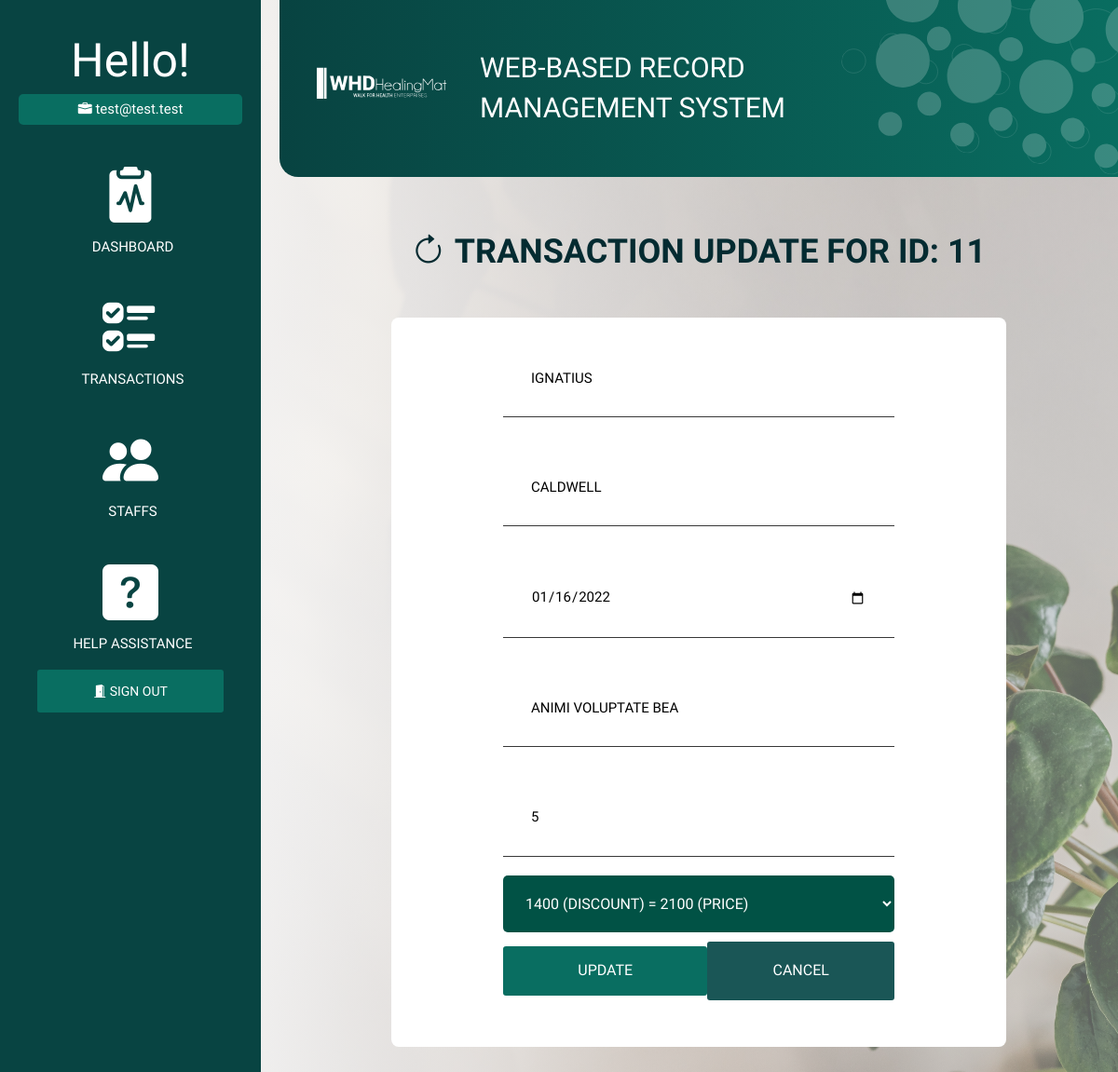
The page /transaction/11/update (signed in) on the database as committed earlier.
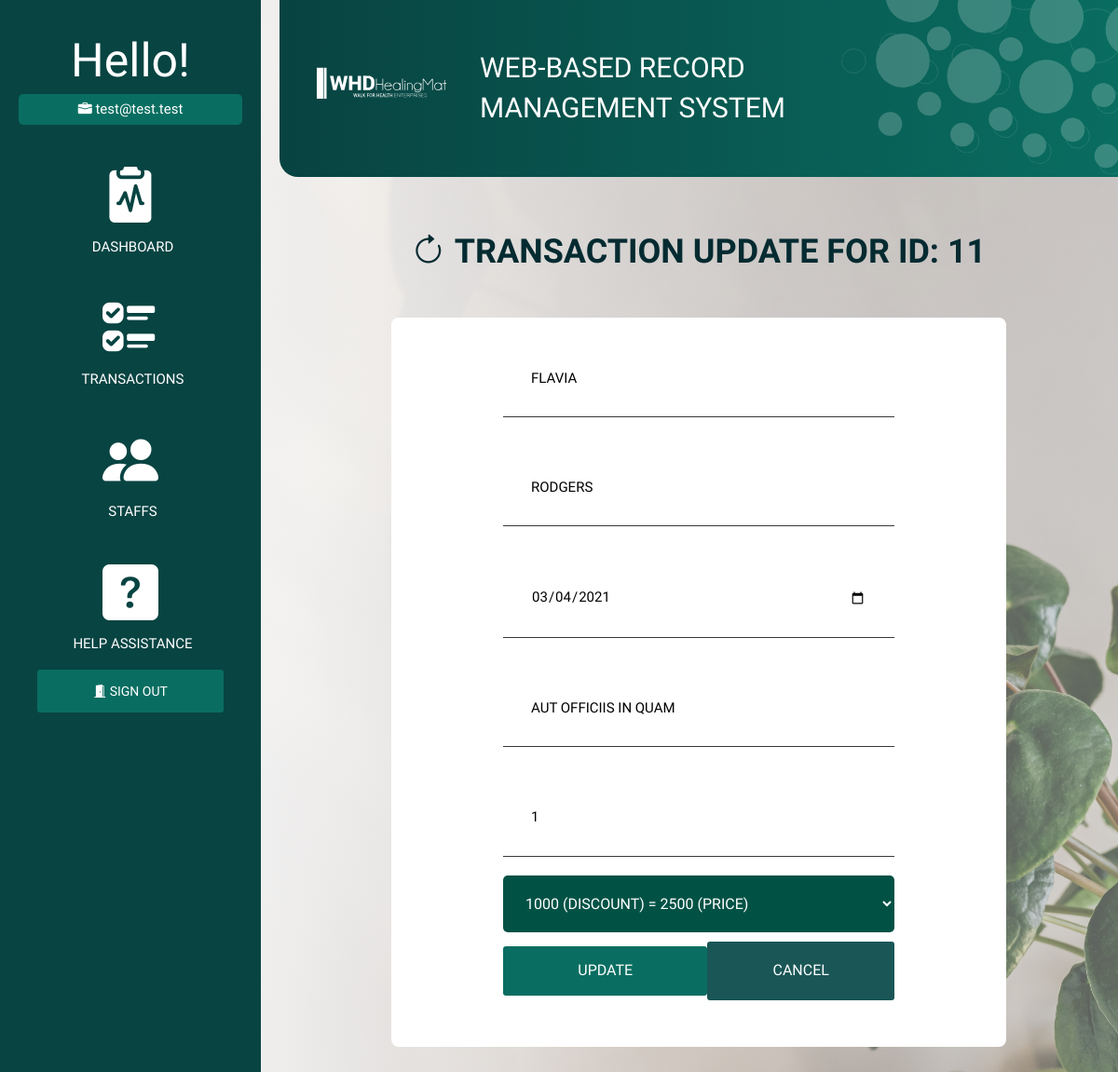
The same page on the database as committed later.
### models.py (models this page shows, shortened)
class Transaction(db.Model):
    __tablename__ = 'transaction'
    cust_id = db.Column(db.Integer, primary_key=True)
    cust_firstname = db.Column(db.Text)
    cust_lastname = db.Column(db.Text)
    trans_date = db.Column(db.Date)
    trans_location = db.Column(db.Text)
    prod_id = db.Column(db.Integer)
    trans_quantity = db.Column(db.Integer)
    trans_discount = db.Column(db.Float)

### blueprint/transaction.py (the view, shortened to what this page needs)
@transaction_bp.route('/transaction/<id>/update', methods=['GET', 'POST'])
def transaction_update(id):
    trans = Transaction.query.filter_by(cust_id=id).first()
    if request.method == 'GET':
        products = Product.query.all()
        return render_template('transaction/update_page.html', transaction=trans, products=products)

### blueprint/transaction.py (called while the page is built)
def transaction_bp_middleware():
    if not is_authenticated():
        return redirect(url_for('auth_bp.login_page'))

### helper/functions.py (called while the page is built)
def is_authenticated():
    if session.get('signedin'):
        return True
    return False

### templates/transaction/update_page.html (shortened to what this page needs)
{% extends 'auth/auth_base.html' %}
{% block head %}
<link rel="stylesheet" href="{{ url_for('static', filename='css/transaction.css') }}">
{% endblock %}
{% block body %}
<div class="transaction">
    <h1><i class="bi bi-arrow-clockwise">&nbsp;</i>Transaction Update for ID: {{transaction.cust_id}}</h1><br>
    <form action="" method="POST">
        <input type="text" name="firstname" placeholder="Firstname" value="{{transaction.cust_firstname}}" autocomplete="off"> <br>
        <input type="text" name="lastname" placeholder="Lastname" value="{{transaction.cust_lastname}}" autocomplete="off"> <br>
        <input type="date" name="date" placeholder="Date" value="{{transaction.trans_date}}"> <br>
        <input type="text" name="location" placeholder="Location" autocomplete="off" value="{{transaction.trans_location}}"> <br>
        <input type="number" name="quantity" placeholder="Unit/s" autocomplete="off" value="{{transaction.trans_quantity}}"> <br>
        <select name="discount">
            <option value="1000"
                {{ 'selected' if transaction.trans_discount == 1000.0 }}
            >
                1000 (Discount) = 2500 (Price)
            </option>
            <option value="1400"
                {{ 'selected' if transaction.trans_discount == 1400.0 }}
            >
                1400 (Discount) = 2100 (Price)
            </option>
        </select>
        <span class="span-btn"><input type="submit" value="Update">
            <a id="cancel-btn" href="{{url_for('transaction_bp.transaction')}}">
               CANCEL</a></span>
    </form>
</div>
{% endblock %}

Rows that differ between the two databases and show on the page:
changed Transaction id 11: firstname "Ignatius" → "Flavia"; lastname "Caldwell" → "Rodgers"; date "01/16/2022" → "03/04/2021"; location "Animi voluptate bea" → "Aut officiis in quam"; quantity "5" → "1"
Other text that changed with them:
form field discount: "1400 (Discount) = 2100 (Price)" → "1000 (Discount) = 2500 (Price)"
